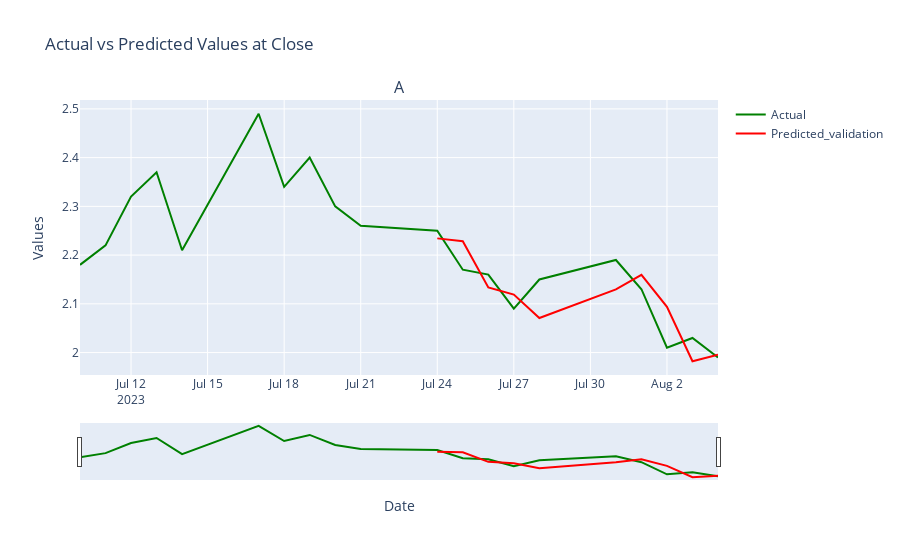

The code cell stored with this chart in its notebook:
### Markdown cell above
Now we plot the actual train and test data, as well as the predicted train and test data.

### Code cell
# Repeat for the last 20 data points only

# Obtain dates for each set
x_ = list(df.index)[-20:]
#x_train = x_[-20:-10]
x_valid = x_[-n_test:]

# Create a subplot with a rangeslider
fig = make_subplots(rows=1, 
                    cols=1,
                    shared_xaxes=True, 
                    vertical_spacing=0.02, 
                    subplot_titles=("Actual vs Predicted Values at Close"))

# Add traces for each line
fig.add_trace(go.Scatter(x=x_, y=df['close'][-20:], opacity = 1.0,
                         mode='lines', 
                         name='Actual', line=dict(color='green')))
fig.add_trace(go.Scatter(x=x_valid, y=predictions, opacity = 1.0,
                         mode='lines', 
                         name='Predicted_validation', line=dict(color='red')))
#fig.add_trace(go.Scatter(x=x_train, y=predictions_train[-20:], opacity = 0.5,
#                         mode='lines', 
#                         name='Predicted_training', line=dict(color='blue')))

# Set the layout properties
fig.update_layout(title='Actual vs Predicted Values at Close',
                  xaxis_title='Date',
                  yaxis_title='Values',
                  xaxis_rangeslider_visible=True)

# Show the plot
fig.show()

### Figure 1 — Plotly figure (JSON) as saved in the notebook; plotly's stock layout.template omitted (floating-point values rounded to 4 significant figures)
{"data": [{"line": {"color": "green"}, "mode": "lines", "name": "Actual", "opacity": 1, "type": "scatter", "x": ["2023-07-10T00:00:00", "2023-07-11T00:00:00", "2023-07-12T00:00:00", "2023-07-13T00:00:00", "2023-07-14T00:00:00", "2023-07-17T00:00:00", "2023-07-18T00:00:00", "2023-07-19T00:00:00", "2023-07-20T00:00:00", "2023-07-21T00:00:00", "2023-07-24T00:00:00", "2023-07-25T00:00:00", "2023-07-26T00:00:00", "2023-07-27T00:00:00", "2023-07-28T00:00:00", "2023-07-31T00:00:00", "2023-08-01T00:00:00", "2023-08-02T00:00:00", "2023-08-03T00:00:00", "2023-08-04T00:00:00"], "y": [2.18, 2.22, 2.32, 2.37, 2.21, 2.49, 2.34, 2.4, 2.3, 2.26, 2.25, 2.17, 2.16, 2.09, 2.15, 2.19, 2.13, 2.01, 2.03, 1.99]}, {"line": {"color": "red"}, "mode": "lines", "name": "Predicted_validation", "opacity": 1, "type": "scatter", "x": ["2023-07-24T00:00:00", "2023-07-25T00:00:00", "2023-07-26T00:00:00", "2023-07-27T00:00:00", "2023-07-28T00:00:00", "2023-07-31T00:00:00", "2023-08-01T00:00:00", "2023-08-02T00:00:00", "2023-08-03T00:00:00", "2023-08-04T00:00:00"], "y": [2.234, 2.228, 2.134, 2.119, 2.071, 2.13, 2.159, 2.094, 1.982, 1.995]}], "layout": {"annotations": [{"font": {"size": 16}, "showarrow": false, "text": "A", "x": 0.5, "xanchor": "center", "xref": "paper", "y": 1, "yanchor": "bottom", "yref": "paper"}], "title": {"text": "Actual vs Predicted Values at Close"}, "xaxis": {"anchor": "y", "domain": [0, 1], "rangeslider": {"visible": true}, "title": {"text": "Date"}}, "yaxis": {"anchor": "x", "domain": [0, 1], "title": {"text": "Values"}}}}
